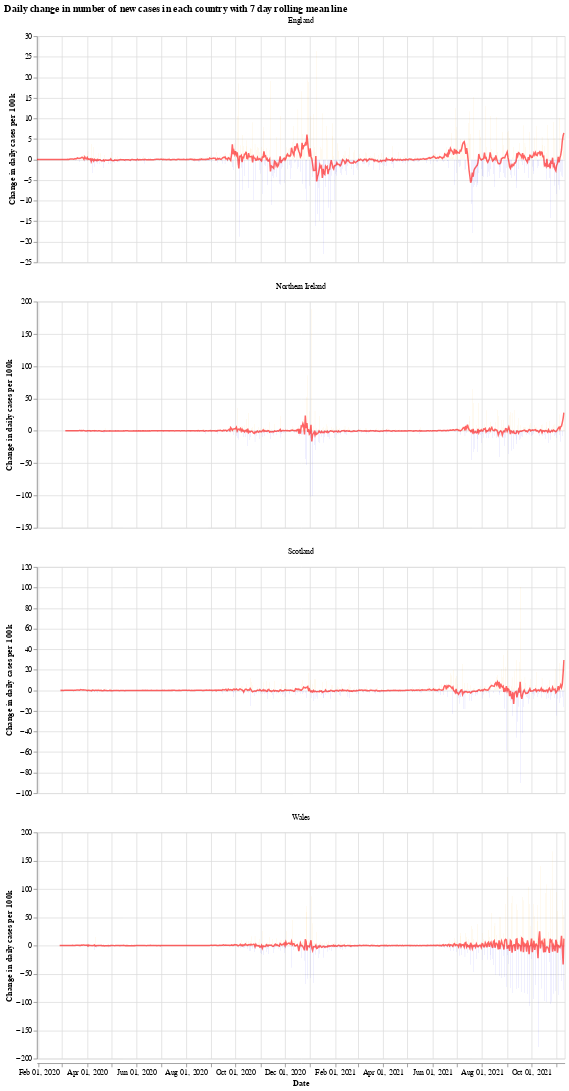

Notebook code cell kept with this figure:
### Markdown cell above
We will use the Python library `Altair` for visualising the data, see the [altair docs](https://altair-viz.github.io/) for more information.

First we have a graph which shows the daily change in the number of new cases for each country. This number jumps up and down all over the place, which is likely due to delay in reporting of new cases over the weekend. Another interesting thing is that it looks like the daily cases in Wales experienced a much shorter period of calm over the summer (calm in the sense of daily cases not jumping up and down).

The orange bars are days when the number of new cases (per 100k population) was more than the previous day, while the blue are days when the number of new cases dropped. The red line is the 7 day moving average. 

When the moving average line is below 0, it means that there is a consistent drop in new cases. We can see this clearly happening around the times that lockdowns were introduced (though, to varying degrees). I will update the graphs soon with a marker of when each lockdown started.

### Code cell
# collapse
import altair as alt

bars = alt.Chart(uk_cases).mark_bar().encode(
    x=alt.X("yearmonthdate(date):T", axis=alt.Axis(title='Date')),
    y=alt.Y("casesChangeRate:Q", axis=alt.Axis(title='Change in daily cases per 100k')),
    tooltip='casesChange',
    color=alt.condition(
        alt.datum.casesChangeRate > 0,
        alt.value("orange"),  # The positive color
        alt.value("blue")  # The negative color
    )
).properties(title='Daily change in number of new cases with 7 day rolling mean',width=700).interactive()

line = alt.Chart(uk_cases).mark_line(
    color='red',
    size=2,
    opacity=0.6
).transform_window(
    rolling_mean='mean(casesChangeRate)',
    frame=[0, 7],
    groupby=['areaName']
).encode(
    x='yearmonthdate(date):T',
    y='rolling_mean:Q'
)

alt.layer(bars, line, data=uk_cases).facet(alt.Column(
    'areaName', title=''), columns=1).resolve_scale(y='independent').properties(title='Daily change in number of new cases in each country with 7 day rolling mean line')

### Figure 1 — Vega-Lite specification as saved in the notebook (floating-point values rounded to 4 significant figures; data arrays with more than 128 entries replaced by an {"elided": "..."} marker saying what was removed)
{"config": {"view": {"continuousWidth": 400, "continuousHeight": 300}}, "data": {"name": "data-56c81b55a319a8cc2bda609ce9e87854"}, "facet": {"type": "nominal", "field": "areaName", "title": ""}, "spec": {"layer": [{"mark": "bar", "encoding": {"color": {"condition": {"value": "orange", "test": "(datum.casesChangeRate > 0)"}, "value": "blue"}, "tooltip": {"type": "quantitative", "field": "casesChange"}, "x": {"type": "temporal", "axis": {"title": "Date"}, "field": "date", "timeUnit": "yearmonthdate"}, "y": {"type": "quantitative", "axis": {"title": "Change in daily cases per 100k"}, "field": "casesChangeRate"}}, "selection": {"selector001": {"type": "interval", "bind": "scales", "encodings": ["x", "y"]}}, "title": "Daily change in number of new cases with 7 day rolling mean", "width": 700}, {"mark": {"type": "line", "color": "red", "opacity": 0.6, "size": 2}, "encoding": {"x": {"type": "temporal", "field": "date", "timeUnit": "yearmonthdate"}, "y": {"type": "quantitative", "field": "rolling_mean"}}, "transform": [{"window": [{"op": "mean", "field": "casesChangeRate", "as": "rolling_mean"}], "frame": [0, 7], "groupby": ["areaName"]}]}]}, "columns": 1, "resolve": {"scale": {"y": "independent"}}, "title": "Daily change in number of new cases in each country with 7 day rolling mean line", "$schema": "https://vega.github.io/schema/vega-lite/v4.8.1.json", "datasets": {"data-56c81b55a319a8cc2bda609ce9e87854": {"elided": "2512 records"}}}
